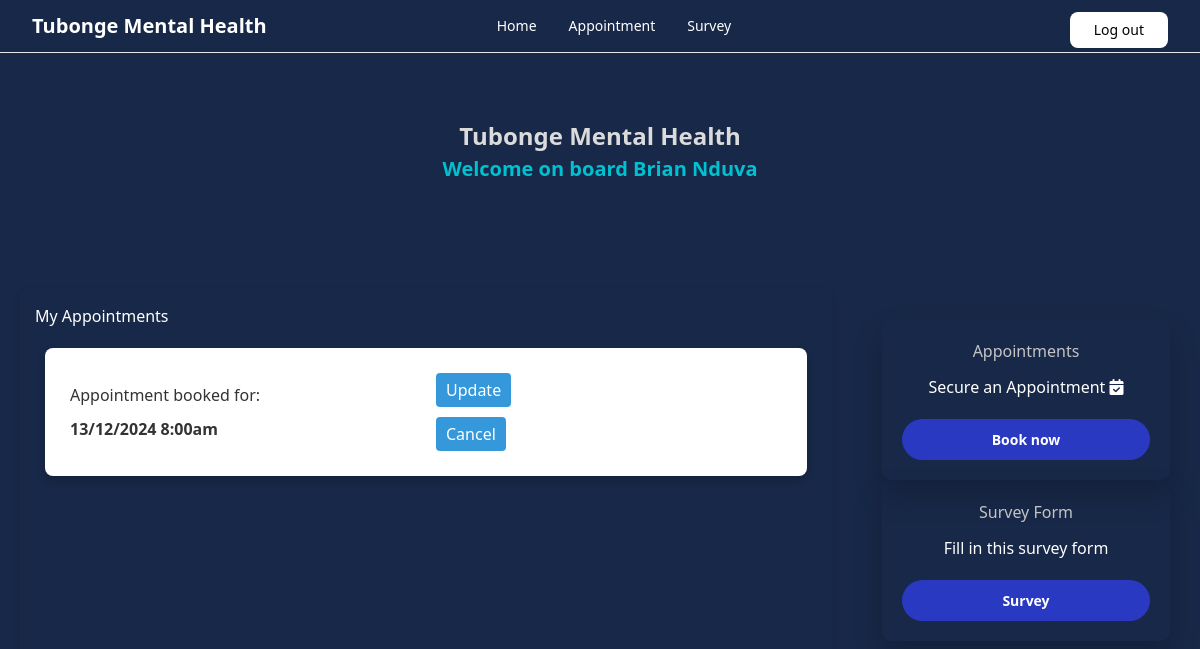
Screenshot of /userpanel (signed in) with the database file from the repository.
### pearl/models.py (models this page shows, shortened)
class User(UserMixin, db.Model):
    id = db.Column(db.Integer, primary_key=True) # primary keys are required by SQLAlchemy
    email = db.Column(db.String(100), unique=True)
    password = db.Column(db.String(100), nullable=False)
    fullname = db.Column(db.String(1000), nullable=False)
    gender = db.Column(db.String(50), nullable=False)
    role = db.Column(db.String(50), default='user', nullable=False)
    appointment = db.relationship('Appointment', backref='user', lazy=True)
    appointmentsAssigned = db.relationship('Appointment', backref='doctor', lazy=True)
    survey = db.relationship('Survey', backref='user', lazy=True)

class Appointment(db.Model):
    id = db.Column(db.Integer, primary_key=True)
    fullname = db.Column(db.String(100), nullable=False)
    email = db.Column(db.String(100), nullable=False)
    telephone = db.Column(db.String(100), nullable=False)
    appointmentHours = db.Column(db.String(50), nullable=False)
    status = db.Column(db.String(50), default='Pending', nullable=False)
    date = db.Column(db.Date, nullable=False)
    userId = db.Column(db.Integer, db.ForeignKey('user.id'), nullable=False)
    doctorId = db.Column(db.Integer, nullable=False, default='00')

### pearl/main.py (the view)
@main.route('/userpanel')
def userPanel():
    appointments = Appointment.query.filter_by(userId=current_user.id).all()
    return render_template('userpanel.html', active_page='userpanel', appointments=appointments)

### pearl/templates/userpanel.html (shortened to what this page needs)
{% extends 'base.html' %}
{% block head %}
    {{super()}}
    <link rel="stylesheet" href="https://code.jquery.com/ui/1.12.1/themes/base/jquery-ui.css">
    <link rel="stylesheet" href="{{ url_for('static', filename='css/userpanel.css') }}">
{% endblock %}
{% block content %}
<section class="dashboard-section">
    <div id="upper-part">
        <div class="welcome-note">
            <p class="statement">Tubonge Mental Health</p>
            <a  href=""> Welcome on board  {{ current_user.fullname }} </a>
        </div>
    </div>
    <div class="middle-part">
        <div class="booking-part">
            <h2> My Appointments </h2>
            {% for appointment in appointments %}
            <div class="booking-card">
                <div class="booking-detail">
                    <h3> Appointment booked for:</h3>
                    <p><strong> {{ appointment.date.strftime('%d/%m/%Y') }}  {{ appointment.appointmentHours}}   </strong></p>
                </div>
                <div class="booking-actions">
                    <button class="modify-btn" onclick="showModifyForm('{{ appointment.id }}')"> Update </button>
                    <form action="{{ url_for('client.deleteAppointment', appointmentId=appointment.id)}}" method="post" onsubmit="return confirmDelete()">
                        <button type="submit"> Cancel </button>
                    </form>
                </div>
            </div>
            {% else %}
            <p> No Appointments found.</p>
            {% endfor %}
        </div>
        <div class="form-part">
            <div class="form-card">
                <h2> Appointments </h2>
                <p> Secure an Appointment <i class="fas fa-calendar-check"></i> </p>
                <form action="{{ url_for('main.appointment')}}">
                    <button type="submit"> Book now </button>
                </form>
            </div>
            <div class="form-card">
                <h2> Survey Form </h2>
                <p> Fill in this survey form </p>
                <form action="{{ url_for('main.survey')}}">
                    <button type="submit"> Survey</button>
                </form>
            </div>
        </div>
    </div>
{% endblock %}

### pearl/static/css/userpanel.css (style rules this page uses)
body { background : #182848; color: white; }
.dashboard-section { display: flex; flex-direction: column; align-items: center; }
#upper-part { text-align: center; align-items: center; justify-content: center; padding: 15px; width: 100%; display: flex; }
.welcome-note { padding: 50px; }
.statement { font-size: 1.5rem; font-weight: bold; text-align: center; color: #dbdbdb; bottom: 500px; }
.welcome-note a { font-size: 1.25rem; font-weight: bold; text-align: center; color: #00c1cf; }
.middle-part { display: grid; grid-template-columns: 70% 30%; gap: 20px; padding: 20px; width: 100%; height: auto; margin-top: 20px; max-width: 1500px; }
.booking-part { padding: 15px; border-radius: 8px; box-shadow: 0 4px 8px rgba(0, 0, 0, 0.1); }
.booking-card { background: #ffff; color: #333; padding: 20px; margin: 20px 10px; border-radius: 8px; box-shadow: 0 4px 8px rgba(0, 0, 0, 0.2); display: grid; grid-template-columns: repeat(auto-fill,minmax(250px, 1fr)); gap: 10px; align-items: center; }
.booking-card h3, .booking-card p { margin: 0; padding: 5px; }
.booking-actions button { padding: 5px 10px; margin: 5px; border: none; border-radius: 4px; background-color: #3498db; color: white; cursor: pointer; transition: transform 0.3s ease, background-color 0.3s ease; }
.form-part { width: 100%; padding: 30px; justify-content: space-around; display: flex; align-items: center; flex-direction: column; }
.form-card { min-height: 120px; width: 100%; padding: 20px; border-radius: 10px; box-shadow: 0px 15px 30px rgba(0,0,0,0.2); transition: transform 0.3s; }
.form-card h2 { margin-bottom: 12px; font-weight: 400; text-align: center; color: rgb(196, 196, 196); }
.form-card p { text-align: center; }
.form-card button { width: 100%; padding: 10px; font-size: 14px; font-weight: bold; color: #fff; background-color: rgb(41, 57, 194); border: none; margin-top: 20px; border-radius: 70px; cursor: pointer; }

### rows the page displays
User: fullname "Brian Nduva"
Appointment: date "13/12/2024", appointmentHours "8:00am"
